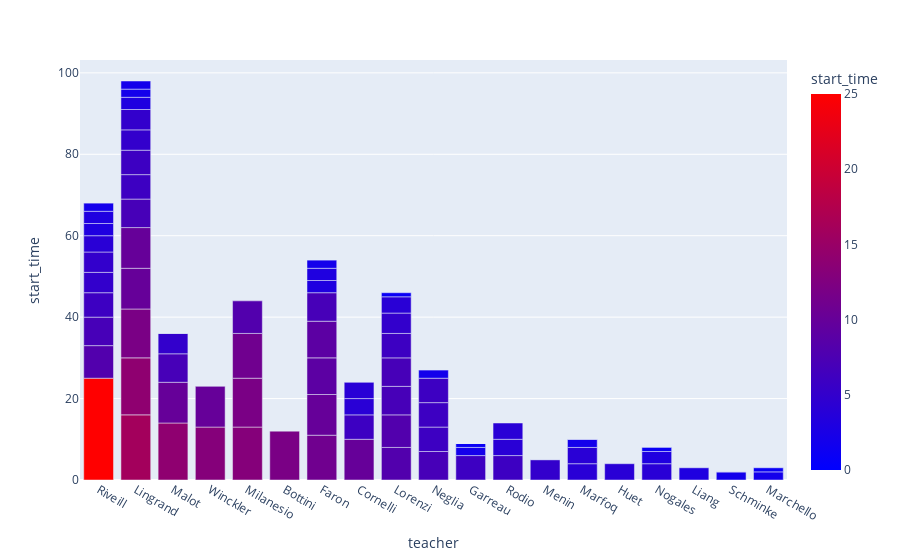

Here is the notebook cell this chart was saved with:
### Code cell
px.bar(
    data.sort_values(
        "start_time",
        ascending=False,
    ),
    x="teacher",
    y="start_time",
    color="start_time",
    color_continuous_scale="Bluered",
    barmode="group",
)

### Figure 1 — Plotly figure (JSON) as saved in the notebook; plotly's stock layout.template omitted (floating-point values rounded to 4 significant figures)
{"data": [{"alignmentgroup": "True", "hovertemplate": "teacher=%{x}<br>start_time=%{marker.color}<extra></extra>", "legendgroup": "", "marker": {"color": [25, 16, 14, 14, 13, 13, 12, 12, 12, 11, 11, 10, 10, 10, 10, 10, 10, 9, 9, 8, 8, 8, 8, 7, 7, 7, 7, 7, 7, 7, 6, 6, 6, 6, 6, 6, 6, 6, 6, 6, 5, 5, 5, 5, 5, 5, 5, 4, 4, 4, 4, 4, 4, 4, 4, 4, 4, 3, 3, 3, 3, 3, 3, 3, 2, 2, 2, 2, 2, 2, 2, 2, 2, 1, 1, 1, 1, 0, 0, 0, 0, 0, 0, 0, 0, 0, 0], "coloraxis": "coloraxis", "pattern": {"shape": ""}}, "name": "", "offsetgroup": "", "orientation": "v", "showlegend": false, "textposition": "auto", "type": "bar", "x": ["Riveill", "Lingrand", "Lingrand", "Malot", "Winckler", "Milanesio", "Lingrand", "Bottini", "Milanesio", "Milanesio", "Faron", "Lingrand", "Cornelli", "Winckler", "Faron", "Lingrand", "Malot", "Faron", "Faron", "Lorenzi", "Riveill", "Milanesio", "Lorenzi", "Neglia", "Lingrand", "Lorenzi", "Lorenzi", "Faron", "Riveill", "Malot", "Lingrand", "Cornelli", "Neglia", "Garreau", "Riveill", "Lingrand", "Neglia", "Lorenzi", "Rodio", "Neglia", "Malot", "Riveill", "Menin", "Lorenzi", "Lingrand", "Lingrand", "Riveill", "Marfoq", "Huet", "Cornelli", "Lorenzi", "Nogales", "Rodio", "Marfoq", "Riveill", "Rodio", "Cornelli", "Nogales", "Riveill", "Riveill", "Faron", "Faron", "Lingrand", "Liang", "Lingrand", "Faron", "Schminke", "Lingrand", "Riveill", "Marchello", "Garreau", "Neglia", "Marfoq", "Lorenzi", "Marchello", "Garreau", "Nogales", "Garreau", "Malot", "Marfoq", "Garreau", "Garreau", "Garreau", "Garreau", "Garreau", "Menin", "Schminke"], "xaxis": "x", "y": [25, 16, 14, 14, 13, 13, 12, 12, 12, 11, 11, 10, 10, 10, 10, 10, 10, 9, 9, 8, 8, 8, 8, 7, 7, 7, 7, 7, 7, 7, 6, 6, 6, 6, 6, 6, 6, 6, 6, 6, 5, 5, 5, 5, 5, 5, 5, 4, 4, 4, 4, 4, 4, 4, 4, 4, 4, 3, 3, 3, 3, 3, 3, 3, 2, 2, 2, 2, 2, 2, 2, 2, 2, 1, 1, 1, 1, 0, 0, 0, 0, 0, 0, 0, 0, 0, 0], "yaxis": "y"}], "layout": {"barmode": "group", "coloraxis": {"colorbar": {"title": {"text": "start_time"}}, "colorscale": [[0, "rgb(0,0,255)"], [1, "rgb(255,0,0)"]]}, "legend": {"tracegroupgap": 0}, "margin": {"t": 60}, "xaxis": {"anchor": "y", "domain": [0, 1], "title": {"text": "teacher"}}, "yaxis": {"anchor": "x", "domain": [0, 1], "title": {"text": "start_time"}}}}
